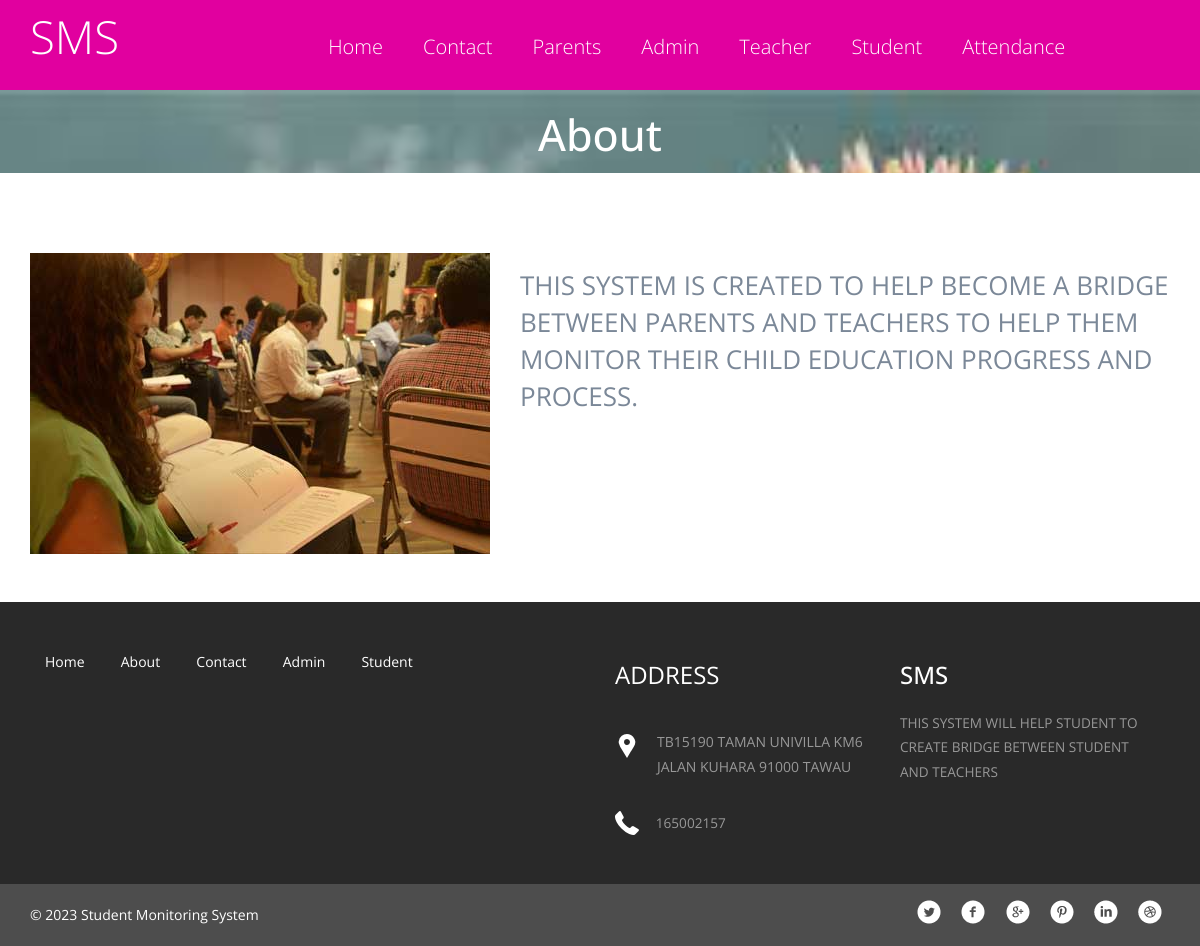
Page /about.php on the committed database.
### tables this page shows
CREATE TABLE `tblpage` (
  `ID` int(10) NOT NULL,
  `PageType` varchar(200) DEFAULT NULL,
  `PageTitle` mediumtext DEFAULT NULL,
  `PageDescription` mediumtext DEFAULT NULL,
  `Email` varchar(200) DEFAULT NULL,
  `MobileNumber` bigint(10) DEFAULT NULL,
  `UpdationDate` date DEFAULT NULL
);

### about.php (the view, shortened to what this page needs)
<?php
include('includes/dbconnection.php');
?>
<!doctype html>
<html>
<head>
<link href="css/bootstrap.css" rel="stylesheet" type="text/css" media="all">
<link href="css/style.css" rel="stylesheet" type="text/css"/>
</head>
	<body>
<?php include_once('includes/header.php');?>
<div class="banner banner5">
	<div class="container">
	<h2>About</h2>
	</div>
</div>
<div class="about">
	 <div class="container">
		 <div class="about-info-grids">
			 <div class="col-md-5 abt-pic">
				 <img src="images/abt.jpg" class="img-responsive" alt=""/>
			 </div>
			 <div class="col-md-7 abt-info-pic">
			 	<?php
$sql="SELECT * from tblpage where PageType='aboutus'";
$query = $dbh -> prepare($sql);
$query->execute();
$results=$query->fetchAll(PDO::FETCH_OBJ);
$cnt=1;
if($query->rowCount() > 0)
{
foreach($results as $row)
{               ?>
				 <p><?php  echo ($row->PageDescription);?></p><?php $cnt=$cnt+1;}} ?>
			 </div>
			 <div class="clearfix"> </div>
		 </div>
	 </div>
</div>
<?php include_once('includes/footer.php');?>
	</body>
</html>

### includes/footer.php (shortened to what this page needs)
<div class="footer">
    <div class="container">
      <div class="col-md-6 footer-left">
        <ul>
          <li><a href="index.php">Home</a></li>
          <li><a href="about.php">About</a></li>
          <li><a href="contact.php">Contact</a></li>
          <li><a href="admin/login.php">Admin</a></li>
          <li><a href="user/login.php">Student</a></li>
        </ul>
      </div>
      <div class="col-md-3 footer-middle">
        <?php
$sql="SELECT * from tblpage where PageType='contactus'";
$query = $dbh -> prepare($sql);
$query->execute();
$results=$query->fetchAll(PDO::FETCH_OBJ);
$cnt=1;
if($query->rowCount() > 0)
{
foreach($results as $row)
{               ?>
        <h3>Address</h3>
        <div class="address">
          <p><?php  echo htmlentities($row->PageDescription);?>
          </p>
        </div>
        <div class="phone">
          <p><?php  echo htmlentities($row->MobileNumber);?></p>
        </div>
      <?php $cnt=$cnt+1;}} ?></div>
      <div class="col-md-3 footer-right">
        <h3>SMS</h3>
        <p>THIS SYSTEM WILL HELP STUDENT TO CREATE BRIDGE BETWEEN STUDENT AND TEACHERS </p>
      </div>
      <div class="clearfix"> </div>
    </div>
  </div>
<div class="copyright">
    <div class="container">
      <div class="copyright-left">
      <p>© <?php echo date('Y');?> Student Monitoring System </p>
      </div>
      <div class="copyright-right">
        <ul>
          <li><a href="#" class="twitter"> </a></li>
          <li><a href="#" class="twitter facebook"> </a></li>
          <li><a href="#" class="twitter chrome"> </a></li>
          <li><a href="#" class="twitter pinterest"> </a></li>
          <li><a href="#" class="twitter linkedin"> </a></li>
          <li><a href="#" class="twitter dribbble"> </a></li>
        </ul>
      </div>
      <div class="clearfix"> </div>
    </div>
  </div>

### css/style.css (style rules this page uses)
html, body { font-family: 'Open Sans', sans-serif; font-size: 100%; background: #FFf; }
body a { transition:0.5s all; -webkit-transition:0.5s all; -moz-transition:0.5s all; -o-transition:0.5s all; -ms-transition:0.5s all; }
h1,h2,h3,h4,h5,h6 { margin:0; }
p { margin:0; font-family: 'Open Sans', sans-serif; }
ul { margin:0; padding:0; }
.banner { background-image: url(../images/banner.jpg); background-size:cover; min-height:650px; padding-top:0em !important; text-align:center; }
.footer { padding:3em 0; background:#292929; }
.footer-left ul { padding:0; margin:0; }
.footer-left ul li { display:inline-block; margin:0 1em; }
.footer-left ul li:nth-child(1) { margin-left:0; }
.footer-left ul li a { color:#FFF; font-size:14px; }
.footer-middle h3 { color: #FFFFFF; font-size: 1.5em; font-weight: 400; margin: 0; text-transform: uppercase; }
.footer-right p { color: #989898; font-size: .85em; margin: .5em 0 0 0; line-height: 1.8em; font-weight: 400; }
.address p { color: #989898; font-size: 14px; line-height: 1.8em; padding-left: 3em; margin: 2em 0 0 0; background: url(../images/location.png) no-repeat 0px 5px; }
.phone { margin-top:2em; }
.phone p { color: #989898; font-size: .85em; line-height: 1.8em; padding-left: 3em; margin: 2em 0 0 0; background: url(../images/phone.png) no-repeat 0px 0px; }
.footer-right h3 { color: #fff; font-size: 1.5em; text-transform: uppercase; margin-bottom: 10px; margin-top: 0; }
.copyright { background: #4D4D4D; padding: 1em 0; }
.copyright-left p { color: #FFF; font-size: 14px; margin: .4em 0 0 0; }
.copyright-left { float:left; }
.copyright-right { float:right; }
.copyright-right ul { padding:0; margin:0; }
.copyright-right ul li { display:inline-block; margin:0 .5em; }
.copyright-right ul li a.twitter { background: url(../images/icons1.png) no-repeat 0px 0px; height: 24px; display: block; width: 24px; }
.copyright-right ul li a.facebook { background: url(../images/icons1.png) no-repeat -33px 0px; }
.copyright-right ul li a.chrome { background: url(../images/icons1.png) no-repeat -66px 0px; }
.copyright-right ul li a.pinterest { background: url(../images/icons1.png) no-repeat -99px 0px; }
.copyright-right ul li a.linkedin { background: url(../images/icons1.png) no-repeat -132px 0px; }
.copyright-right ul li a.dribbble { background: url(../images/icons1.png) no-repeat -164px 0px; }
.banner5 { min-height: 83px; }
.banner5 h2 { color: #fff; padding-top: 21px; margin: 0; font-size: 2.7em }
.about { padding:3em 0; }
.about-info-grids { margin-top:2em; }
.abt-pic { padding-left:0; }
.abt-info-pic { padding-right:0; }
.abt-info-pic p { line-height: 1.7em; margin-top: 1em; font-size: .85em; color: #777; }
.grid_5 h1, h2, h3, h4, h5, h6 { padding: 12px 0; }

### rows in the picture
tblpage: PageDescription "THIS SYSTEM IS CREATED TO HELP BECOME A BRIDGE BETWEEN PARENTS AND TEACHERS TO HELP THEM MONITOR THEIR CHILD EDUCATION PROGRESS AND PROCESS."
tblpage: PageDescription "TB15190 TAMAN UNIVILLA KM6 JALAN KUHARA 91000 TAWAU", MobileNumber "165002157"
